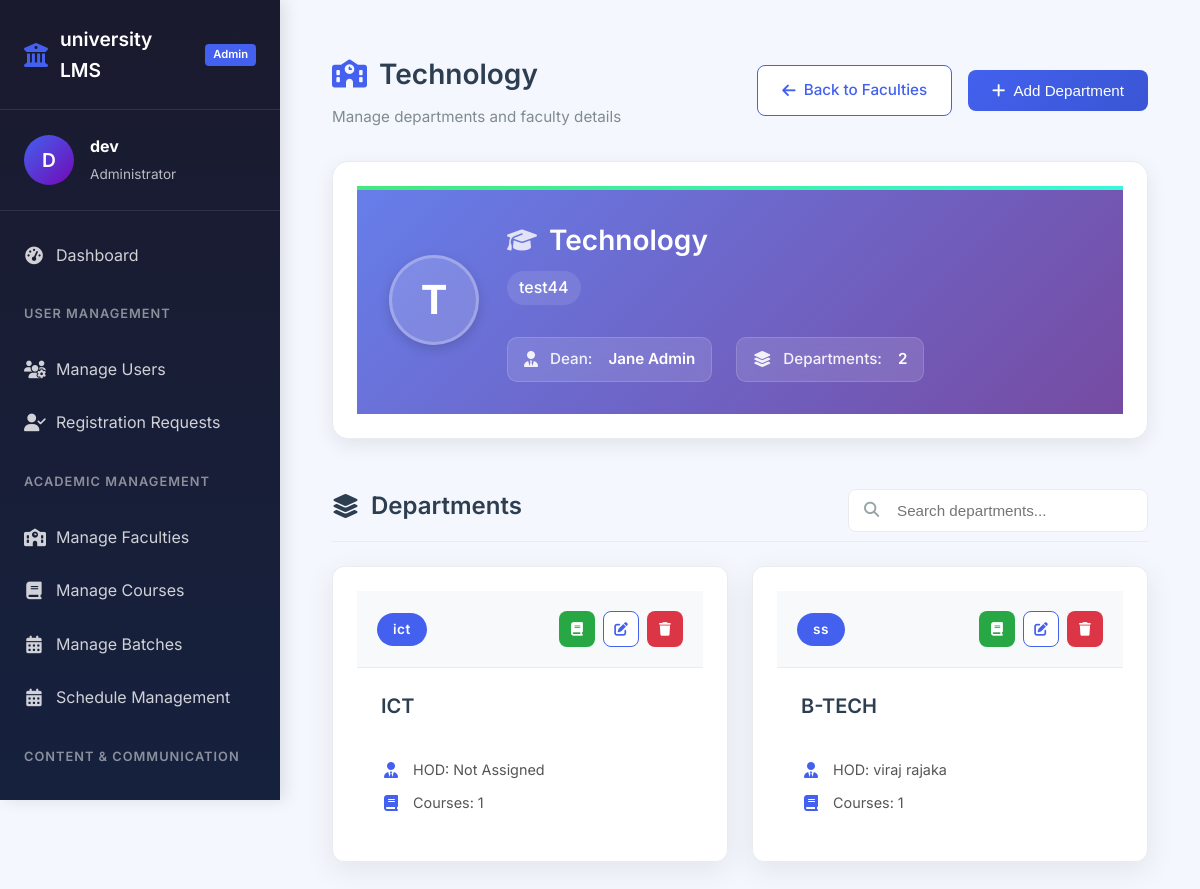
/dashboard/admin/manage_faculty/1/ (signed in), run on the app's committed database.
### Users/models.py (models this page shows, shortened)
class User(AbstractUser):
    class Roles(models.TextChoices):
        STUDENT = "student"
        STAFF = "staff"
        ADMIN = "admin"
    role = models.CharField(max_length=20, choices=Roles.choices, default='student')
    last_activity = models.DateTimeField(blank=True, null=True)
    objects = UserManager()

class Staff(models.Model):
    class stf_type(models.TextChoices):
        lecture = 'lecture'
        profesor = 'profesor'
        admin = 'admin'
        support = 'support'
    name = models.CharField(max_length=30)
    faculty_name = models.ForeignKey(Faculty,on_delete=models.CASCADE, null=True)
    department_name = models.ForeignKey(Department,on_delete=models.CASCADE, null=True)
    username = models.OneToOneField(User,on_delete=models.CASCADE, null=True)
    staff_type = models.CharField(max_length=20,choices=stf_type.choices, default='lecture')

### university/models.py (models this page shows, shortened)
class Faculty(models.Model):
    university = models.ForeignKey(University, on_delete=models.CASCADE)
    code = models.CharField(max_length=30,null=True)
    name = models.CharField(max_length=50,unique=True)
    dean = models.ForeignKey("Users.Staff", on_delete=models.SET_NULL, null=True, blank=True)
    class Meta:
        unique_together = ('university','name')

class Department(models.Model):
    faculty= models.ForeignKey(Faculty, on_delete=models.CASCADE)
    name= models.CharField(max_length=50,unique=True)
    code = models.CharField(max_length=30,null=True)
    head= models.ForeignKey("Users.Staff", on_delete=models.SET_NULL, null=True, blank=True)
    class Meta:
        unique_together = ('faculty','name')

### university/views.py (the view)
# urls.py: path('admin/manage_faculty/<int:id>/',university_views.manage_faculty,name='manage_faculty'),
@login_required(login_url='Users:login')
def manage_faculty(request,id:int):
    if request.user.is_staff == 0:
        return redirect('dashboard:route')
    contex = {}
    contex['faculty'] = university_models.Faculty.objects.filter(id=id).first()
    contex['departments'] = university_models.Department.objects.filter(faculty=id)
    contex['available_hods'] = user_models.Staff.objects.filter(faculty_name=id)
    if contex['faculty'] is None:
        return HttpResponse("Page not found", status=404)
    return render(request,'dashboard/admin/manage_faculty.html',contex)

### config/config.py (called while the page is built)
def sync_setting():
    global _settings_cache, _last_update
    from .models import SystemSettings
    last_update = SystemSettings.objects.filter(pk=1).values_list("last_update", flat=True).first()
    if not last_update:
        load_settings()
        return
    if last_update == _last_update:
        return
    row = _get_row()
    with _lock:
        _settings_cache = dict(row.settings or {})
        _last_update = row.last_update

def get_setting(key: str):
    if not _settings_cache:
        load_settings()
    if key in _settings_cache:
        return _settings_cache[key]
    if key in SETTINGS_SCHEMA:
        load_schema()
        return _settings_cache[key]
    raise KeyError(f"System setting '{key}' does not exist")

### config/context_processors.py (called while the page is built)
def vle_settings(request):
    return {
        'settings':{
            key:get_setting(key) for key in SETTINGS_SCHEMA
        }
    }

### config/metrics.py (called while the page is built)
def get_system_up_time()->int:
    global SYSTEM_UP_TIME
    if SYSTEM_UP_TIME is None:
        SYSTEM_UP_TIME = time.time()
        return 0
    return time.time()-SYSTEM_UP_TIME

### dashboard/templates/dashboard/admin/manage_faculty.html (shortened to what this page needs)
{% extends "main.html" %}
{% block navigation %}
    {% include "admin_navigation.html" %}
{% endblock %}
{% block body %}
<div class="manage-faculty-page">
    <div class="page-header">
        <div class="header-left">
            <h1 class="page-title">
                <i class="fas fa-school"></i> {{ faculty.name }}
            </h1>
            <p class="page-subtitle">
                Manage departments and faculty details
            </p>
        </div>
        <div class="header-actions">
            <a href="{% url 'dashboard:manage_faculties' %}" class="btn btn-outline">
                <i class="fas fa-arrow-left"></i> Back to Faculties
            </a>
            <button class="btn btn-primary" onclick="openAddDepartmentModal()">
                <i class="fas fa-plus"></i> Add Department
            </button>
        </div>
    </div>
    <div class="faculty-info-card card">
        <div class="faculty-header">
            <div class="faculty-avatar">{{ faculty.name|first|upper }}</div>
            <div class="faculty-details">
                <h2>{{ faculty.name }}</h2>
                {% if faculty.code %}
                <div class="faculty-code-container">
                    <span class="faculty-code">{{ faculty.code }}</span>
                </div>
                {% endif %}
                <div class="faculty-meta">
                    <span class="meta-item">
                        <i class="fas fa-user-tie"></i>
                        <span class="label">Dean:</span>
                        <span class="value">{% if faculty.dean %}{{ faculty.dean.name }}{% else %}Not Assigned{% endif %}</span>
                    </span>
                    <span class="meta-item">
                        <i class="fas fa-layer-group"></i>
                        <span class="label">Departments:</span>
                        <span class="value">{{ departments|length }}</span>
                    </span>
                </div>
            </div>
        </div>
    </div>
    <div class="departments-section">
        <div class="section-header">
            <h2>
                <i class="fas fa-layer-group"></i> Departments
            </h2>
            <div class="search-box">
                <i class="fas fa-search"></i>
                <input type="text" id="searchDepartment" placeholder="Search departments...">
            </div>
        </div>
        {% if departments %}
        <div class="departments-grid" id="departmentsGrid">
            {% for department in departments %}
            <div class="department-card card"
                 data-id="{{ department.id }}"
                 data-name="{{ department.name|lower }}"
                 data-code="{{ department.code|lower }}"
                 data-description="{{ department.description|default:'' }}"
                 data-hod-id="{{ department.hod.id|default:'' }}">
                <div class="department-header">
                    <div class="department-code">{{ department.code|default:"" }}</div>
                    <div class="department-actions">
                        <a href="{% url 'dashboard:manage_courses' %}?department={{ department.id }}" class="btn btn-sm btn-success" title="View Courses">
                            <i class="fas fa-book"></i>
                        </a>
                        <button class="btn btn-sm btn-outline" onclick="editDepartment({{ department.id }})" title="Edit">
                            <i class="fas fa-edit"></i>
                        </button>
                        <button class="btn btn-sm btn-danger" onclick="deleteDepartment({{ department.id }}, '{{ department.name }}')" title="Delete">
                            <i class="fas fa-trash"></i>
                        </button>
                    </div>
                </div>
                <div class="department-body">
                    <h3>{{ department.name }}</h3>
                    <div class="department-info">
                        <div class="info-item">
                            <i class="fas fa-user-tie"></i>
                            HOD: {% if department.head %}{{ department.head.name }}{% else %}Not Assigned{% endif %}
                        </div>
                        <div class="info-item">
                            <i class="fas fa-book"></i>
                            Courses: {{ department.courses.count }}
                        </div>
                    </div>
                </div>
            </div>
            {% endfor %}
        </div>
        {% endif %}
    </div>
</div>
{% endblock %}

### templates/admin_navigation.html (shortened to what this page needs)
<aside class="sidebar">
    <div class="sidebar-header">
        <div class="logo">
            <i class="fas fa-university"></i>
            <span class="logo-text" id="systemName">{{ settings.SYSTEM_NAME|default:"University VLE" }}</span>
            <span class="logo-badge">Admin</span>
        </div>
    </div>
    <div class="user-profile">
        <div class="user-avatar">
            {{ request.user.username|first|upper }}
        </div>
        <div class="user-info">
            <h4>{{ request.user.username }}</h4>
            <p>Administrator</p>
        </div>
    </div>
    <nav class="sidebar-nav">
        <ul class="nav-menu">
            <li class="nav-item active">
                <a href="{% url 'dashboard:admin' %}" class="nav-link">
                    <i class="fas fa-tachometer-alt"></i>
                    <span>Dashboard</span>
                </a>
            </li>
            <li class="nav-section">User Management</li>
            <li class="nav-item">
                <a href="{% url 'dashboard:manage_users' %}" class="nav-link">
                    <i class="fas fa-users-cog"></i>
                    <span>Manage Users</span>
                </a>
            </li>
            <li class="nav-item">
                <a href="{% url 'dashboard:manage_requests' %}" class="nav-link">
                    <i class="fas fa-user-check"></i>
                    <span>Registration Requests</span>
                </a>
            </li>
            <li class="nav-section">Academic Management</li>
            <li class="nav-item">
                <a href="{% url 'dashboard:manage_faculties' %}" class="nav-link">
                    <i class="fas fa-school"></i>
                    <span>Manage Faculties</span>
                </a>
            </li>
            <li class="nav-item">
                <a href="{% url 'dashboard:manage_courses' %}" class="nav-link">
                    <i class="fas fa-book"></i>
                    <span>Manage Courses</span>
                </a>
            </li>
            <li class="nav-item">
                <a href="{% url 'dashboard:manage_batches' %}" class="nav-link">
                    <i class="fas fa-calendar-alt"></i>
                    <span>Manage Batches</span>
                </a>
            </li>
            <li class="nav-item">
                <a href="{% url 'dashboard:manage_shedules' %}" class="nav-link">
                    <i class="fas fa-calendar-alt"></i>
                    <span>Schedule Management</span>
                </a>
            </li>
            <li class="nav-section">Content & Communication</li>
            <li class="nav-item">
                <a href="{% url 'dashboard:post_annousment' %}" class="nav-link">
                </a>
            </li>
        </ul>
    </nav>
</aside>

### templates/main.html (style rules this page uses)
:root { --primary: #4361ee; --primary-dark: #3a56d4; --primary-light: #eef2ff; --secondary: #7209b7; --secondary-light: #f3e8ff; --accent: #f72585; --success: #4cc9f0; --success-dark: #00b4d8; --warning: #f8961e; --danger: #f94144; --dark: #1a1a2e; --light: #f8f9fa; --gray: #6c757d; --gray-light: #e9ecef; --border-radius: 12px; --box-shadow: 0 8px 30px rgba(0, 0, 0, 0.08); --transition: all 0.3s cubic-bezier(0.4, 0, 0.2, 1); }
* { margin: 0; padding: 0; box-sizing: border-box; }
body { font-family: 'Inter', sans-serif; background-color: #f5f7ff; color: #333; line-height: 1.6; min-height: 100vh; }
.page-title { font-size: 2rem; font-weight: 700; color: var(--dark); margin-bottom: 1.5rem; display: flex; align-items: center; gap: 12px; }
.page-title i { color: var(--primary); }
.page-subtitle { color: var(--gray); font-size: 1.1rem; margin-bottom: 2rem; max-width: 800px; }
.card { background: white; border-radius: var(--border-radius); padding: 1.5rem; box-shadow: var(--box-shadow); transition: var(--transition); margin-bottom: 1.5rem; border: 1px solid #eef2ff; }
.btn { padding: 10px 20px; border-radius: 8px; font-weight: 600; font-size: 0.95rem; border: none; cursor: pointer; transition: var(--transition); display: inline-flex; align-items: center; gap: 8px; text-decoration: none; }
.btn-primary { background: var(--primary); color: white; }
.btn-success { background: var(--success); color: white; }
.btn-danger { background: var(--danger); color: white; }
.btn-outline { background: transparent; border: 2px solid var(--primary); color: var(--primary); }
.btn-sm { padding: 6px 12px; font-size: 0.85rem; }

### templates/admin_navigation.html (style rules this page uses)
.sidebar { width: 280px; background: linear-gradient(180deg, #1a1a2e 0%, #16213e 100%); color: white; position: fixed; height: 100vh; overflow-y: auto; transition: var(--transition); z-index: 100; box-shadow: 5px 0 15px rgba(0, 0, 0, 0.1); }
.sidebar-header { padding: 1.5rem; border-bottom: 1px solid rgba(255, 255, 255, 0.1); display: flex; justify-content: space-between; align-items: center; }
.logo { display: flex; align-items: center; gap: 12px; font-size: 1.2rem; font-weight: 600; }
.logo i { font-size: 1.5rem; color: var(--primary); }
.logo-text { color: white; }
.logo-badge { background: var(--primary); color: white; padding: 2px 8px; border-radius: 4px; font-size: 0.7rem; font-weight: 600; }
.user-profile { padding: 1.5rem; display: flex; align-items: center; gap: 1rem; border-bottom: 1px solid rgba(255, 255, 255, 0.1); }
.user-avatar { width: 50px; height: 50px; border-radius: 50%; background: linear-gradient(135deg, var(--primary), var(--secondary)); display: flex; align-items: center; justify-content: center; font-size: 1.2rem; font-weight: 600; color: white; }
.user-info h4 { font-size: 1rem; margin-bottom: 0.25rem; color: white; }
.user-info p { font-size: 0.85rem; color: rgba(255, 255, 255, 0.7); }
.sidebar-nav { padding: 1rem 0; }
.nav-menu { list-style: none; }
.nav-section { padding: 1rem 1.5rem; font-size: 0.8rem; text-transform: uppercase; letter-spacing: 1px; color: rgba(255, 255, 255, 0.5); font-weight: 600; margin-top: 0.5rem; }
.nav-item { margin: 0.25rem 0; }
.nav-link { display: flex; align-items: center; gap: 12px; padding: 0.75rem 1.5rem; color: rgba(255, 255, 255, 0.8); text-decoration: none; transition: var(--transition); position: relative; }
.nav-link i { width: 20px; text-align: center; font-size: 1.1rem; }

### data on the page
User: user.username|first "D", user.username "dev"
Faculty: name "Technology", name|first "T", code "test44", dean.name "Jane Admin"
Department: code "ict", name "ICT", shows "Not Assigned", courses.count "1"
Department: code "ss", name "B-TECH", head.name "viraj rajaka", courses.count "1"

### other printed values
{{ settings.SYSTEM_NAME|default:"University VLE" }} "university LMS"
{{ departments|length }} "2"
